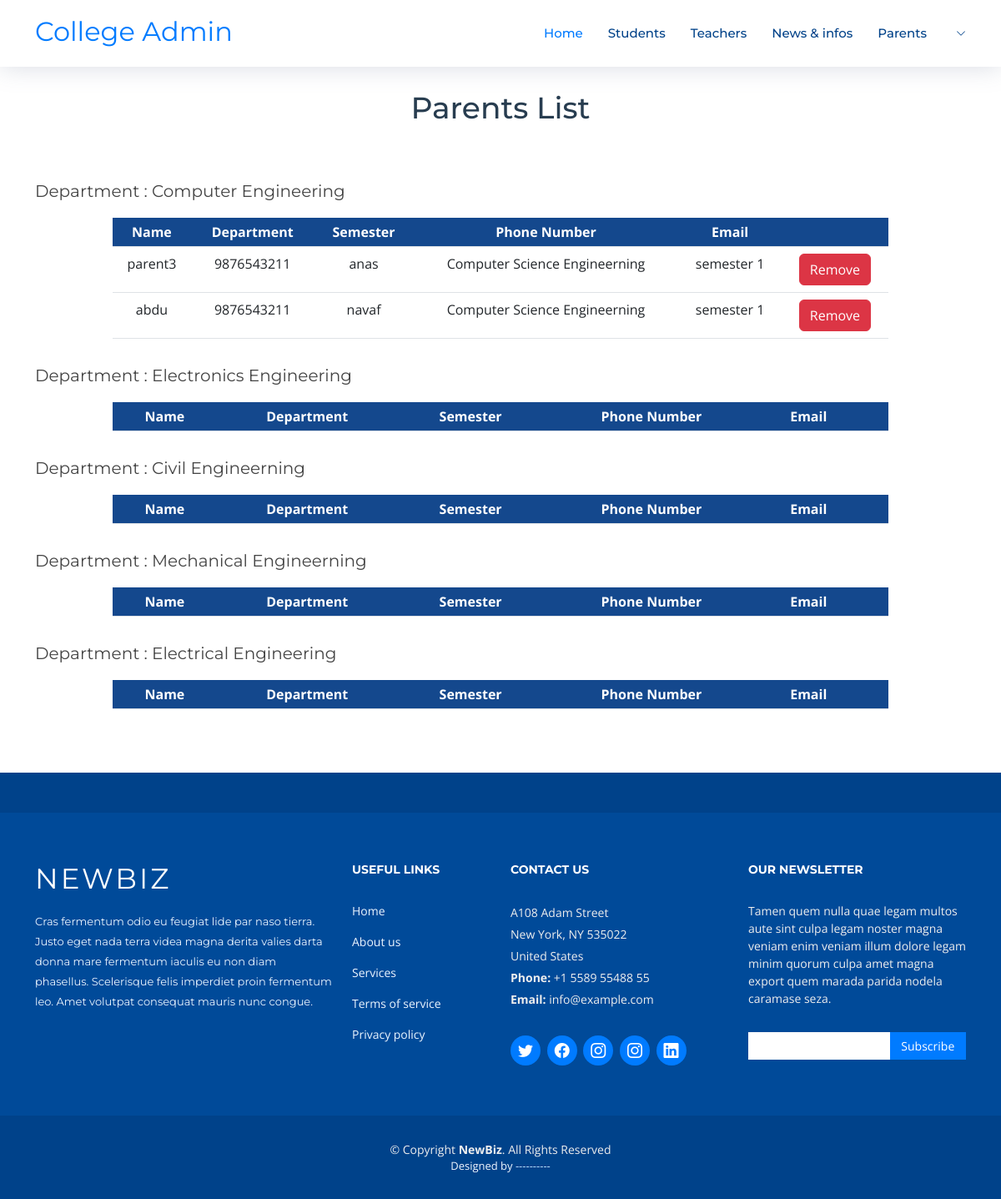
The page /SuperAdmin/viewAllParents on the database its author committed.
### parent/models.py (models this page shows)
class ParentProfile(models.Model):
    Phone_Number = models.IntegerField()
    Address = models.CharField(max_length=255)
    Department = models.CharField(max_length=255,null=True,blank=True)
    student = models.ForeignKey(StudentProfile,on_delete=models.CASCADE,null=True,blank=True)
    parent = models.ForeignKey(User,on_delete=models.CASCADE,null=True,blank=True)

### teacher/models.py (models this page shows)
class StudentProfile(models.Model):
    options = (
    ("Computer Science Engineerning","Computer Science Engineerning"),
    ("Electronics Engineerning","Electronics Engineerning"),
    ("Civil Engineerning","Civil Engineerning"),
    ("Mechanical Engineerning","Mechanical Engineerning"),
    ("Electrical Engineerning","Electrical Engineerning")
    )
    sems = (
        ("semester 1","semester 1"),
        ("semester 2","semester 2"),
        ("semester 3","semester 3"),
        ("semester 4","semester 4"),
        ("semester 5","semester 5"),
        ("semester 6","semester 6"),
    )
    Semester = models.CharField(max_length=255,choices=sems)
    Department = models.CharField(max_length=255,choices=options)
    Register_Number = models.CharField(max_length=255)
    Blood_Group = models.CharField(max_length=255,null=True,blank=True)
    Date_of_birth = models.DateField(blank=True)
    Phone_Number = models.IntegerField()
    Address = models.CharField(max_length=255)
    Profile_Image = models.FileField(upload_to="students")
    user = models.ForeignKey(User,on_delete=models.CASCADE,null=True,blank=True)

### admin_app/views.py (the view)
# urls.py: path("viewAllParents",views.viewAllParents,name="viewAllParents"),
def viewAllParents(request):
    parents = ParentProfile.objects.all()
    return render(request,"admin/view-parents.html",{"parents":parents})

### templates/admin/view-parents.html (shortened to what this page needs)
{% extends 'admin/index.html' %}
{% block content %}
<main id="main">
    <section id="contact" class="contact">
        <div class="container" data-aos="fade-up">
            <div class="section-header mt-5">
                <h3 class="mt-5"> Parents List</h3>
            </div>
            <div class="mt-3">
                <h5 class="text-start">Department : Computer Engineering</h5>
            </div>
            <div class="row gx-lg-0 gy-4">
                <div class="col-lg-1">
                </div>
                <div class="col-lg-10">
                    <table class="table">
                        <thead>
                            <tr>
                                <th>Name</th>
                                <th>Department</th>
                                <th>Semester</th>
                                <th>Phone Number</th>
                                <th>Email</th>
                                <th></th>
                            </tr>
                        </thead>
                        <tbody>
                            {% for t in parents %}
                            {% if t.Department == "Computer Science Engineerning" %}
                            <tr>
                                <td>{{t.parent.first_name}}</td>
                                <td>{{t.Phone_Number}}</td>
                                <td>{{t.student.user.first_name}}</td>
                                <td>{{t.Department}}</td>
                                <td>{{t.student.Semester}}</td>
                                <td><a href="{% url 'adminRemoveParent' t.id %}"
                                        onclick="return confirm('Remove Parent ?')" class="btn btn-danger">Remove</a>
                                </td>
                            </tr>
                            {% endif %}
                            {% endfor %}
                        </tbody>
                    </table>
                </div>
            </div>
            <div class="mt-3">
                <h5 class="text-start">Department : Electronics Engineering</h5>
            </div>
            <div class="row gx-lg-0 gy-4">
                <div class="col-lg-1">
                </div>
                <div class="col-lg-10">
                    <table class="table">
                        <thead>
                            <tr>
                                <th>Name</th>
                                <th>Department</th>
                                <th>Semester</th>
                                <th>Phone Number</th>
                                <th>Email</th>
                                <th></th>
                            </tr>
                        </thead>
                    </table>
                </div>
            </div>
            <div class="mt-3">
                <h5 class="text-start">Department : Civil Engineerning</h5>
            </div>
            <div class="row gx-lg-0 gy-4">
                <div class="col-lg-1">
                </div>
                <div class="col-lg-10">
                    <table class="table">
                        <thead>
                            <tr>
                                <th>Name</th>
                                <th>Department</th>
                                <th>Semester</th>
                                <th>Phone Number</th>
                                <th>Email</th>
                                <th></th>
                            </tr>
                        </thead>
                    </table>
                </div>
            </div>
            <div class="mt-3">
                <h5 class="text-start">Department : Mechanical Engineerning</h5>
            </div>
            <div class="row gx-lg-0 gy-4">
                <div class="col-lg-1">
                </div>
                <div class="col-lg-10">
                    <table class="table">
                        <thead>
                            <tr>
                                <th>Name</th>
                                <th>Department</th>
                                <th>Semester</th>
                                <th>Phone Number</th>
                                <th>Email</th>
                                <th></th>
                            </tr>
                        </thead>
                    </table>
                </div>
            </div>
            <div class="mt-3">
                <h5 class="text-start">Department : Electrical Engineering</h5>
            </div>
            <div class="row gx-lg-0 gy-4">
                <div class="col-lg-1">
                </div>
                <div class="col-lg-10">
                    <table class="table">
                        <thead>
                            <tr>
                                <th>Name</th>
                                <th>Department</th>
                                <th>Semester</th>
                                <th>Phone Number</th>
                                <th>Email</th>
                                <th></th>
                            </tr>
                        </thead>
                    </table>
                </div>
            </div>
        </div>
    </section>
</main>
{% endblock %}

### static/assets/css/style.css (style rules this page uses)
body { background: #fff; color: #444; font-family: "Open Sans", sans-serif; }
a { color: #007bff; text-decoration: none; transition: 0.5s; }
h1, h2, h3, h4, h5, h6 { font-family: "Montserrat", sans-serif; font-weight: 400; margin: 0 0 20px 0; padding: 0; }
section { overflow: hidden; }
.section-header h3 { font-size: 36px; color: #283d50; text-align: center; font-weight: 500; position: relative; }
#contact { box-shadow: 0px 0px 12px 0px rgba(0, 0, 0, 0.1); padding: 60px 0; overflow: hidden; }
#contact .section-header { padding-bottom: 30px; }

### templates/admin/view-parents.html (style rules this page uses)
.table th { background: rgb(20, 72, 141); color: white; text-align: center; padding: 5px 10px; }
.table td { text-align: center; }
#contact { min-height: 90vh; }

### rows shown on the page
ParentProfile: parent.first_name "parent3", Phone_Number "9876543211", student.user.first_name "anas", Department "Computer Science Engineerning", student.Semester "semester 1"
ParentProfile: parent.first_name "abdu", Phone_Number "9876543211", student.user.first_name "navaf", Department "Computer Science Engineerning", student.Semester "semester 1"
